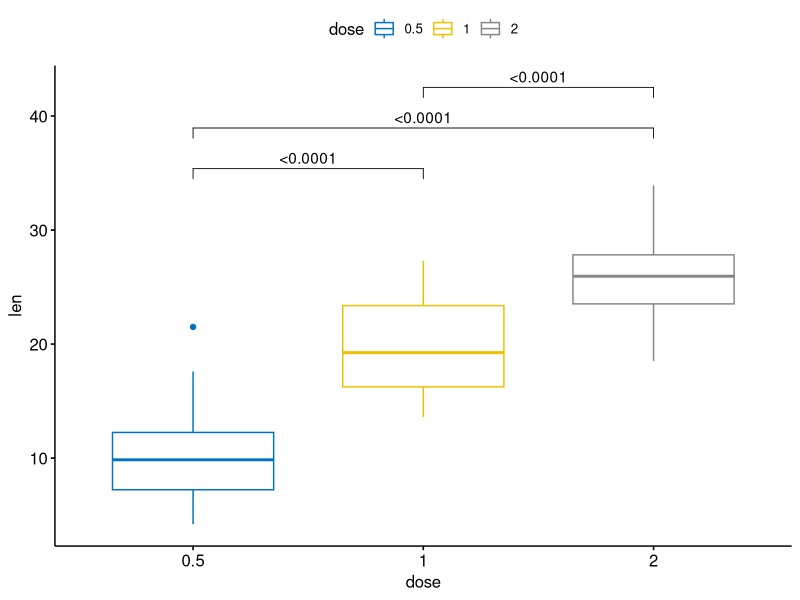
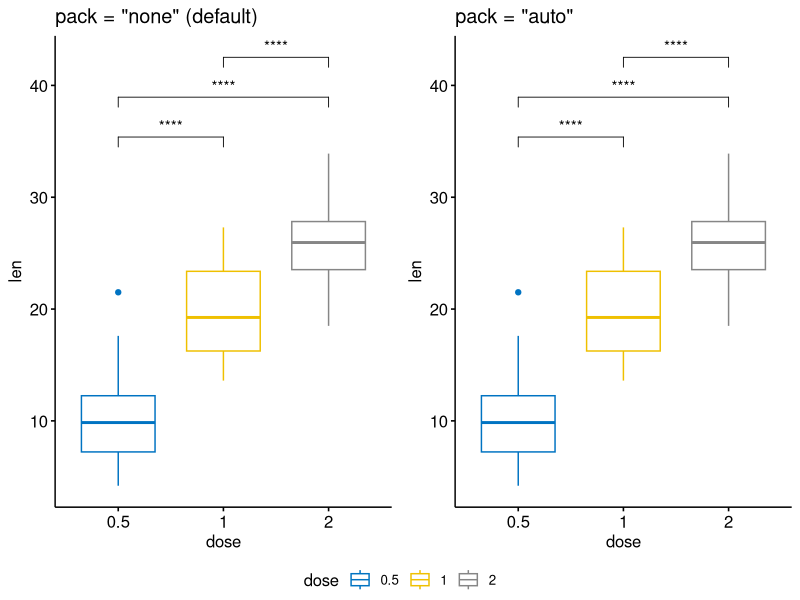
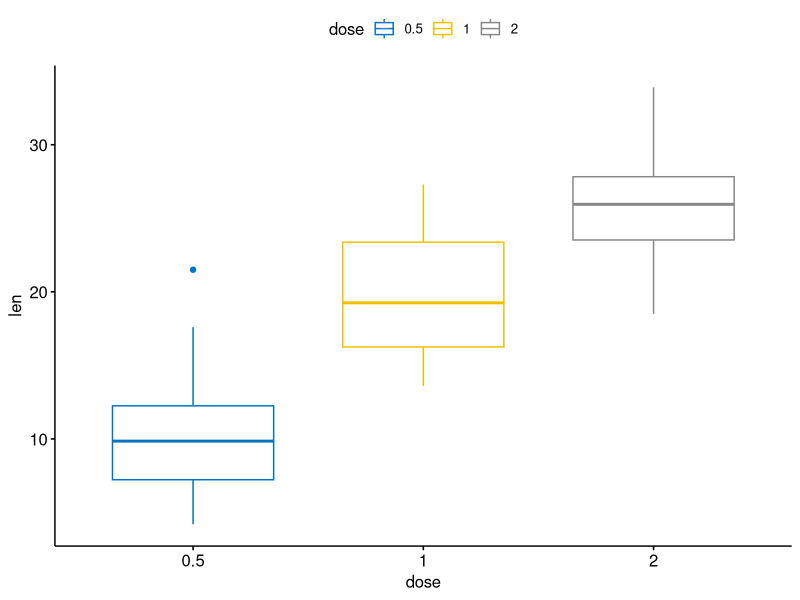

Recreate these plots in R, in order. (Note: this script raises an error after producing the figures.)
## ---- chunk 1
knitr::opts_chunk$set(
  collapse = TRUE,
  comment = "#>",
  fig.width = 6,
  fig.height = 4,
  dpi = 96,
  message = FALSE,
  warning = FALSE
)
## ---- chunk 2
library(ggpubr)

data("ToothGrowth")
tg <- ToothGrowth
tg$dose <- factor(tg$dose)
## ---- chunk 3
ggboxplot(tg, x = "dose", y = "len", color = "dose", palette = "jco") +
  geom_pwc(method = "t_test", label = "p.adj.format")
## ---- chunk 4
p <- ggboxplot(tg, x = "dose", y = "len", color = "dose", palette = "jco")

ggarrange(
  p + geom_pwc(method = "t_test", label = "p.adj.signif") +
    labs(title = "pack = \"none\" (default)"),
  p + geom_pwc(method = "t_test", label = "p.adj.signif", pack = "auto") +
    labs(title = "pack = \"auto\""),
  ncol = 2, common.legend = TRUE, legend = "bottom"
)
## ---- chunk 5
ggboxplot(tg, x = "dose", y = "len", color = "dose", palette = "jco") +
  geom_pwc(
    method = "t_test", label = "{p.adj.signif} (d = {effsize})",
    hide.ns = TRUE
  )
## ---- chunk 6
ggboxplot(InsectSprays, x = "spray", y = "count",
  color = "spray", palette = "jco") +
  stat_cld() +
  scale_y_continuous(expand = expansion(mult = c(0.05, 0.1))) +
  labs(x = "Spray", y = "Insect count")
## ---- chunk 7
p <- ggboxplot(tg, x = "dose", y = "len", color = "dose", palette = "jco") +
  geom_pwc(method = "t_test", label = "p.adj.signif", hide.ns = TRUE)

add_test_label(p, method = "anova")
## ---- chunk 8
p2 <- ggboxplot(tg, x = "supp", y = "len", color = "dose", palette = "jco")

add_test_label(p2, group.by = "dose", type = "text")
## ---- chunk 9
ggcompare(tg, x = "dose", y = "len")
